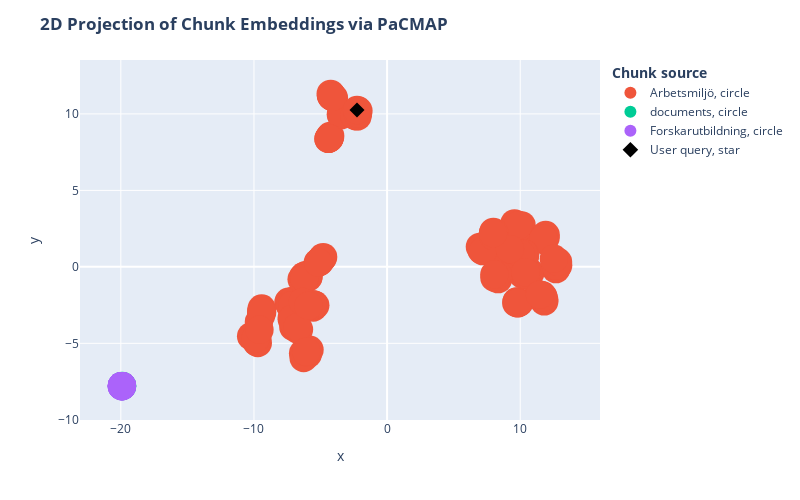

Here is the notebook cell this chart was saved with:
### Markdown cell above
### Visualize from collection

### Code cell
import warnings
warnings.simplefilter("ignore", UserWarning)

visualize_chunks(query_vector, collection, path_split='/')

### Figure 1 — Plotly figure (JSON) as saved in the notebook; plotly's stock layout.template omitted (floating-point values rounded to 4 significant figures; data arrays with more than 128 entries replaced by an {"elided": "..."} marker saying what was removed)
{"data": [{"customdata": {"elided": "171x1 str values"}, "hovertemplate": "source=Arbetsmiljö<br>symbol=circle<br>x=%{x}<br>y=%{y}<br>size_col=%{marker.size}<br>extract=%{customdata[0]}<extra></extra>", "legendgroup": "Arbetsmiljö, circle", "marker": {"color": "#EF553B", "line": {"color": "DarkSlateGrey", "width": 0}, "opacity": 1, "size": {"elided": "171 float values"}, "sizemode": "area", "sizeref": 0.0015, "symbol": "circle"}, "mode": "markers", "name": "Arbetsmiljö, circle", "orientation": "v", "showlegend": true, "type": "scatter", "x": {"elided": "171 float values"}, "xaxis": "x", "y": {"elided": "171 float values"}, "yaxis": "y"}, {"customdata": [["STYRDOKUMENT: Chalmers Alkohol-och drogpolicy C-2023-1732. Beslut av rektor 2024-03-18.Beslut av:\nRe..."], ["STYRDOKUMENT: Chalmers Alkohol-och drogpolicy C-2023-1732. Beslut av rektor 2024-03-18.Beslut av:\nRe..."], ["STYRDOKUMENT: Chalmers Alkohol-och drogpolicy C-2023-1732. Beslut av rektor 2024-03-18.Beslut av:\nRe..."]], "hovertemplate": "source=documents<br>symbol=circle<br>x=%{x}<br>y=%{y}<br>size_col=%{marker.size}<br>extract=%{customdata[0]}<extra></extra>", "legendgroup": "documents, circle", "marker": {"color": "#00cc96", "line": {"color": "DarkSlateGrey", "width": 0}, "opacity": 1, "size": [0.6, 0.6, 0.6], "sizemode": "area", "sizeref": 0.0015, "symbol": "circle"}, "mode": "markers", "name": "documents, circle", "orientation": "v", "showlegend": true, "type": "scatter", "x": [-19.91, -19.91, -19.9], "xaxis": "x", "y": [-7.792, -7.793, -7.787], "yaxis": "y"}, {"customdata": [["Föreskrift för stipendier för studenter inom Chalmers utbildningsprogram på grund - och avancerad \nn..."], ["Föreskrift för stipendier för studenter inom Chalmers utbildningsprogram på grund - och avancerad \nn..."], ["Föreskrift för stipendier för studenter inom Chalmers utbildningsprogram på grund - och avancerad \nn..."], ["Föreskrift för stipendier för studenter inom Chalmers utbildningsprogram på grund - och avancerad \nn..."], ["Föreskrift för stipendier för studenter inom Chalmers utbildningsprogram på grund - och avancerad \nn..."], ["Föreskrift för stipendier för studenter inom Chalmers utbildningsprogram på grund - och avancerad \nn..."], ["Föreskrift för stipendier för studenter inom Chalmers utbildningsprogram på grund - och avancerad \nn..."], ["Föreskrift för stipendier för studenter inom Chalmers utbildningsprogram på grund - och avancerad \nn..."]], "hovertemplate": "source=Forskarutbildning<br>symbol=circle<br>x=%{x}<br>y=%{y}<br>size_col=%{marker.size}<br>extract=%{customdata[0]}<extra></extra>", "legendgroup": "Forskarutbildning, circle", "marker": {"color": "#ab63fa", "line": {"color": "DarkSlateGrey", "width": 0}, "opacity": 1, "size": [0.6, 0.6, 0.6, 0.6, 0.6, 0.6, 0.6, 0.6], "sizemode": "area", "sizeref": 0.0015, "symbol": "circle"}, "mode": "markers", "name": "Forskarutbildning, circle", "orientation": "v", "showlegend": true, "type": "scatter", "x": [-19.92, -19.92, -19.92, -19.91, -19.93, -19.92, -19.92, -19.92], "xaxis": "x", "y": [-7.797, -7.795, -7.796, -7.794, -7.802, -7.797, -7.796, -7.796], "yaxis": "y"}, {"customdata": [["Hur är strålsäkerhetsarbetet organiserat?"]], "hovertemplate": "source=User query<br>symbol=star<br>x=%{x}<br>y=%{y}<br>size_col=%{marker.size}<br>extract=%{customdata[0]}<extra></extra>", "legendgroup": "User query, star", "marker": {"color": "black", "line": {"color": "DarkSlateGrey", "width": 0}, "opacity": 1, "size": [0.1], "sizemode": "area", "sizeref": 0.0015, "symbol": "diamond"}, "mode": "markers", "name": "User query, star", "orientation": "v", "showlegend": true, "type": "scatter", "x": [-2.259], "xaxis": "x", "y": [10.26], "yaxis": "y"}], "layout": {"height": 500, "legend": {"itemsizing": "constant", "title": {"text": "<b>Chunk source</b>"}, "tracegroupgap": 0}, "margin": {"t": 60}, "title": {"text": "<b>2D Projection of Chunk Embeddings via PaCMAP</b>"}, "width": 800, "xaxis": {"anchor": "y", "domain": [0, 1], "title": {"text": "x"}}, "yaxis": {"anchor": "x", "domain": [0, 1], "title": {"text": "y"}}}}
